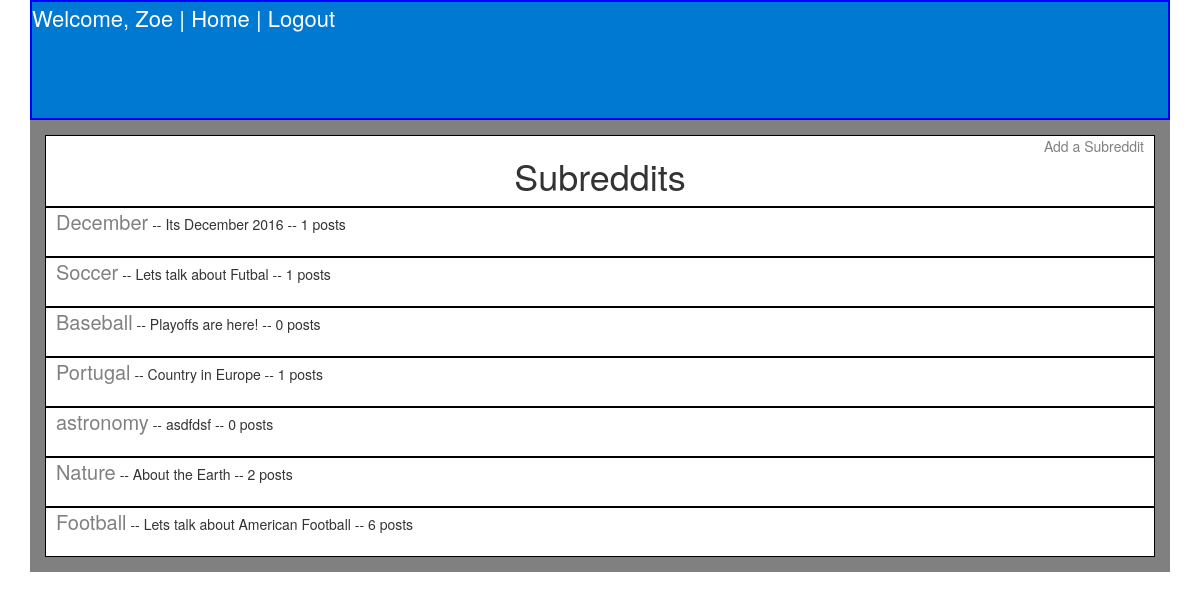
Screenshot of / (signed in) with the database file from the repository.
### app/models.py (models this page shows, shortened)
class Subreddit(models.Model):
    name = models.CharField(max_length = 40)
    description = models.CharField(max_length = 40)
    creation_time = models.DateTimeField(auto_now_add=True)
    @property
    def current_count(self):
        posts = Post.objects.filter(subreddit = self)
        return posts.count()

### app/views.py (the view)
# urls.py: url(r'^$', SubredditView.as_view(), name="subreddits_view"),
class SubredditView(ListView):
    template_name = "subreddits.html"
    model = Subreddit
    def get_context_data(self):
        context = super().get_context_data()
        subs = Subreddit.objects.all()
        order = sorted(subs, key=operator.attrgetter('creation_time'))
        order.reverse()
        context["twenty"] = order
        return context

### templates/subreddits.html
{% extends 'base.html' %}
    {% block content %}
      <div class="title">
<a href="{%url 'subreddit_create_view'%}">Add a Subreddit</a>
      <h1>Subreddits</h1>
    </div>
      {% for sub in twenty %}
  <div class="sub_item">
        <a href="{%url 'post_list_view' sub.id %}">{{sub.name}}</a> --
        {{ sub.description }} -- {{ sub.current_count }} posts
  </div>
      {% endfor %}
        {% endblock %}

### templates/base.html (shortened to what this page needs)
{% load staticfiles %}
<!DOCTYPE html>
<html>
  <head>
    <link rel="stylesheet" href="{% static 'css/bootstrap.css' %}" media="screen" title="no title">
    <link rel="stylesheet" type="text/css" href="{% static 'css/theme.css' %}" />
  </head>
  <body>
    <div class="container">
    <div class="links" id="top">
      {% if request.user.is_authenticated %}
       Welcome, {{ request.user }} | <a href="{% url 'subreddits_view'%}">Home</a> |
       <a href="http://localhost:8000/logout">Logout</a>
       {% else %}
       <a href="{% url 'subreddits_view'%}">Home</a> | <a href="{% url 'user_create_view'%}">Create User</a>
       | <a href="http://localhost:8000/login">Login</a>
       {% endif %}
    </div>
<div class="box">
    {% block content %}
        {% endblock %}
      </div>
  </body>
</html>

### app/static/css/theme.css (style rules this page uses)
.links { color: white; background: #0079d3; height: 120px; border: 2px solid blue; font-size: 22px; }
.container a:link { color: grey; font-size: 20px; }
#top a:link { color: white; }
#top a:link { font-size: 22px; padding-top: 10px; }
.title { text-align: center; border: solid 1px black; padding-right: 10px; padding-left: 10px; }
.title a:link { float: right ; font-size: 14px; }
.box { border: 15px solid grey; }
.sub_item { height: 50px; border: solid 1px black; padding-left: 10px; }

### rows the page displays
Subreddit: name "December", description "Its December 2016", current_count "1"
Subreddit: name "Soccer", description "Lets talk about Futbal", current_count "1"
Subreddit: name "Baseball", description "Playoffs are here!", current_count "0"
Subreddit: name "Portugal", description "Country in Europe", current_count "1"
Subreddit: name "astronomy", description "asdfdsf", current_count "0"
Subreddit: name "Nature", description "About the Earth", current_count "2"
Subreddit: name "Football", description "Lets talk about American Football", current_count "6"

### other values shown
{{ request.user }} "Zoe"
